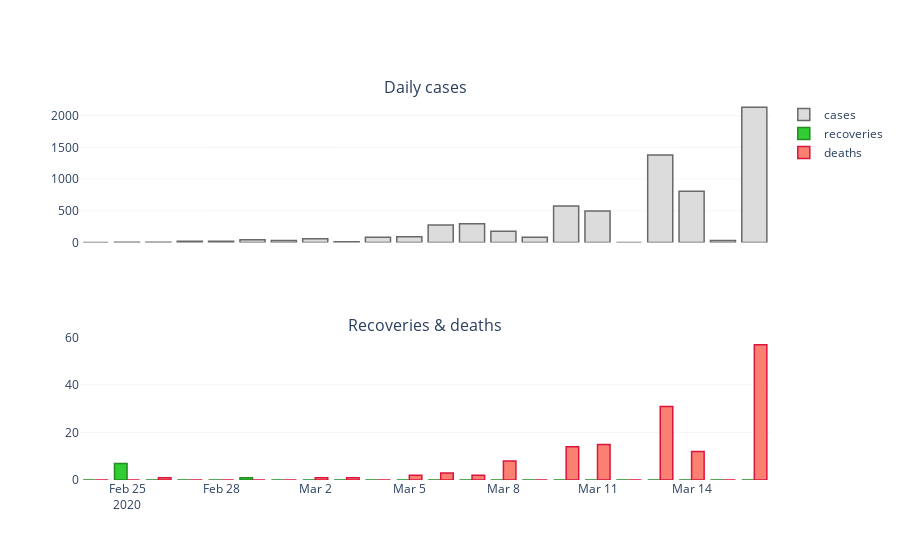

Source (notebook cell):
### Code cell
# display daily results into two columns
fig = make_subplots(rows=2, cols=1,
                    shared_xaxes=True,
                    subplot_titles = ('Daily cases', 'Recoveries & deaths')
                    )
# daily cases
fig.add_trace(go.Bar(
    x = df_c.Date[mask],
    y = cases_d_fr[mask],
    marker = dict(color = 'gainsboro', line = dict(color = 'dimgray', width=1.5)),
    name = 'cases'
    ),
    #secondary_y = False,
    row=1, col=1
)
# daily recoveries
fig.add_trace(go.Bar(
    x = df_c.Date[mask],
    y = recov_d_fr[mask],
    marker = dict(color = 'LimeGreen', line = dict(color = 'ForestGreen', width=1.5)),
    name = 'recoveries'
    ),
    #secondary_y = False,
    row=2, col=1
)
# daily deaths
fig.add_trace(go.Bar(
    x = df_c.Date[mask],
    y = death_d_fr[mask],
    marker = dict(color = 'salmon', line = dict(color = 'crimson', width=1.5)),
    name = 'deaths'
    ),
    #secondary_y = True,              
    row=2, col=1
)

fig.update_layout(plot_bgcolor='white')
fig.update_yaxes(showgrid=True, gridwidth=.3, gridcolor='gainsboro')

### Figure 1 — Plotly figure (JSON) as saved in the notebook; plotly's stock layout.template omitted (floating-point values rounded to 4 significant figures)
{"data": [{"marker": {"color": "gainsboro", "line": {"color": "dimgray", "width": 1.5}}, "name": "cases", "type": "bar", "x": ["2020-02-24T00:00:00", "2020-02-25T00:00:00", "2020-02-26T00:00:00", "2020-02-27T00:00:00", "2020-02-28T00:00:00", "2020-02-29T00:00:00", "2020-03-01T00:00:00", "2020-03-02T00:00:00", "2020-03-03T00:00:00", "2020-03-04T00:00:00", "2020-03-05T00:00:00", "2020-03-06T00:00:00", "2020-03-07T00:00:00", "2020-03-08T00:00:00", "2020-03-09T00:00:00", "2020-03-10T00:00:00", "2020-03-11T00:00:00", "2020-03-12T00:00:00", "2020-03-13T00:00:00", "2020-03-14T00:00:00", "2020-03-15T00:00:00", "2020-03-16T00:00:00"], "xaxis": "x", "y": [0, 2, 4, 20, 19, 43, 30, 61, 13, 81, 92, 276, 296, 177, 83, 575, 497, 0, 1380, 808, 30, 2134], "yaxis": "y"}, {"marker": {"color": "LimeGreen", "line": {"color": "ForestGreen", "width": 1.5}}, "name": "recoveries", "type": "bar", "x": ["2020-02-24T00:00:00", "2020-02-25T00:00:00", "2020-02-26T00:00:00", "2020-02-27T00:00:00", "2020-02-28T00:00:00", "2020-02-29T00:00:00", "2020-03-01T00:00:00", "2020-03-02T00:00:00", "2020-03-03T00:00:00", "2020-03-04T00:00:00", "2020-03-05T00:00:00", "2020-03-06T00:00:00", "2020-03-07T00:00:00", "2020-03-08T00:00:00", "2020-03-09T00:00:00", "2020-03-10T00:00:00", "2020-03-11T00:00:00", "2020-03-12T00:00:00", "2020-03-13T00:00:00", "2020-03-14T00:00:00", "2020-03-15T00:00:00", "2020-03-16T00:00:00"], "xaxis": "x2", "y": [0, 7, 0, 0, 0, 1, 0, 0, 0, 0, 0, 0, 0, 0, 0, 0, 0, 0, 0, 0, 0, 0], "yaxis": "y2"}, {"marker": {"color": "salmon", "line": {"color": "crimson", "width": 1.5}}, "name": "deaths", "type": "bar", "x": ["2020-02-24T00:00:00", "2020-02-25T00:00:00", "2020-02-26T00:00:00", "2020-02-27T00:00:00", "2020-02-28T00:00:00", "2020-02-29T00:00:00", "2020-03-01T00:00:00", "2020-03-02T00:00:00", "2020-03-03T00:00:00", "2020-03-04T00:00:00", "2020-03-05T00:00:00", "2020-03-06T00:00:00", "2020-03-07T00:00:00", "2020-03-08T00:00:00", "2020-03-09T00:00:00", "2020-03-10T00:00:00", "2020-03-11T00:00:00", "2020-03-12T00:00:00", "2020-03-13T00:00:00", "2020-03-14T00:00:00", "2020-03-15T00:00:00", "2020-03-16T00:00:00"], "xaxis": "x2", "y": [0, 0, 1, 0, 0, 0, 0, 1, 1, 0, 2, 3, 2, 8, 0, 14, 15, 0, 31, 12, 0, 57], "yaxis": "y2"}], "layout": {"annotations": [{"font": {"size": 16}, "showarrow": false, "text": "Daily cases", "x": 0.5, "xanchor": "center", "xref": "paper", "y": 1, "yanchor": "bottom", "yref": "paper"}, {"font": {"size": 16}, "showarrow": false, "text": "Recoveries & deaths", "x": 0.5, "xanchor": "center", "xref": "paper", "y": 0.375, "yanchor": "bottom", "yref": "paper"}], "autosize": true, "plot_bgcolor": "white", "xaxis": {"anchor": "y", "autorange": true, "domain": [0, 1], "matches": "x2", "range": ["2020-02-23 12:00", "2020-03-16 12:00"], "showticklabels": false, "type": "date"}, "xaxis2": {"anchor": "y2", "autorange": true, "domain": [0, 1], "range": ["2020-02-23 12:00", "2020-03-16 12:00"], "type": "date"}, "yaxis": {"anchor": "x", "autorange": true, "domain": [0.625, 1], "gridcolor": "gainsboro", "gridwidth": 0.3, "range": [0, 2246.0], "showgrid": true, "type": "linear"}, "yaxis2": {"anchor": "x2", "autorange": true, "domain": [0, 0.375], "gridcolor": "gainsboro", "gridwidth": 0.3, "range": [0, 60], "showgrid": true, "type": "linear"}}}
